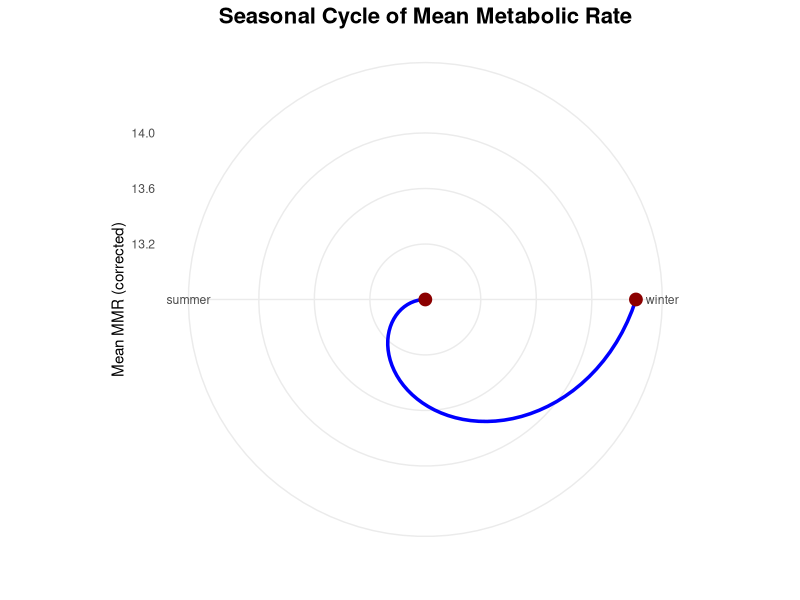
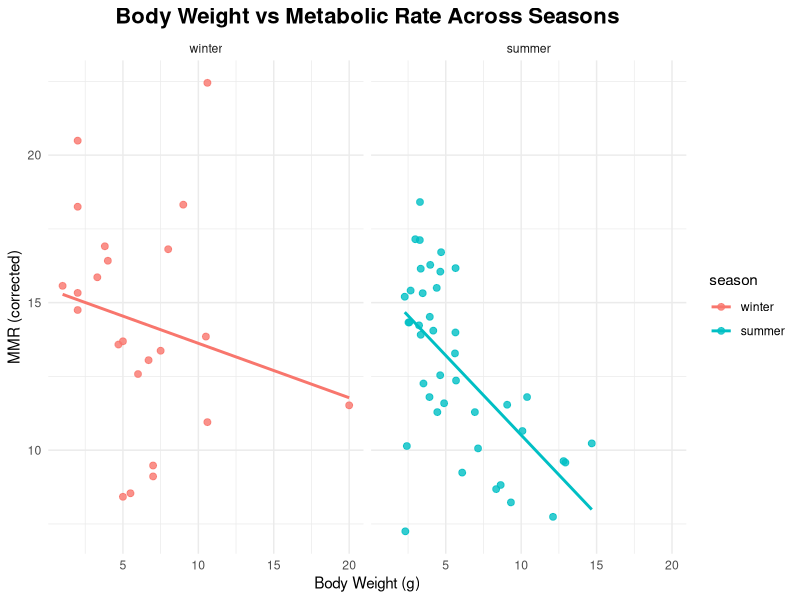
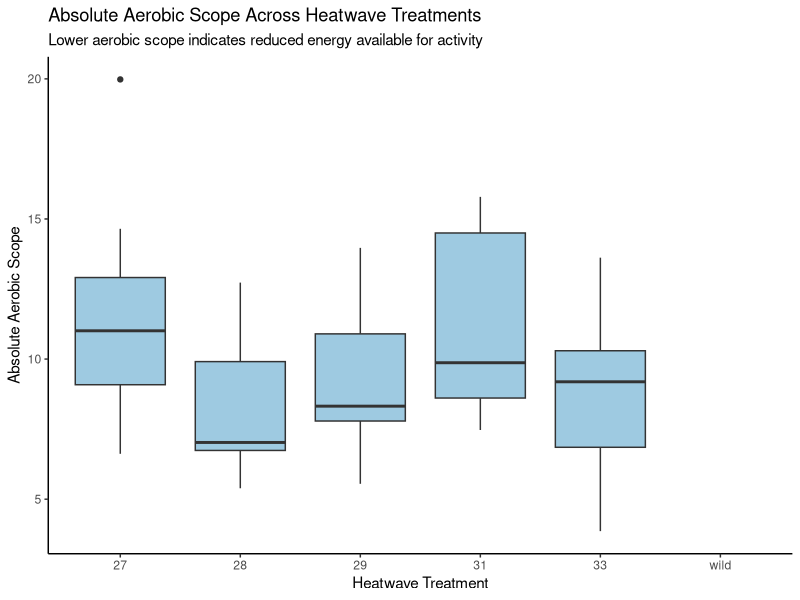
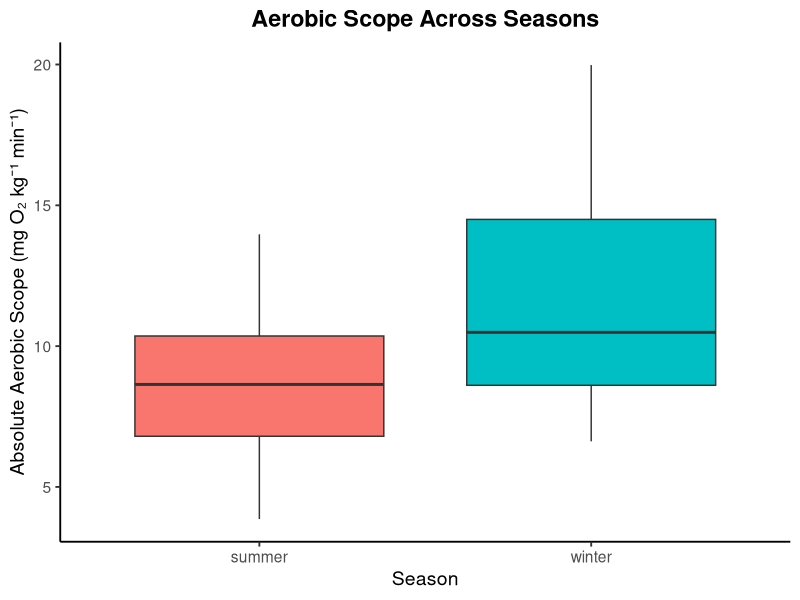
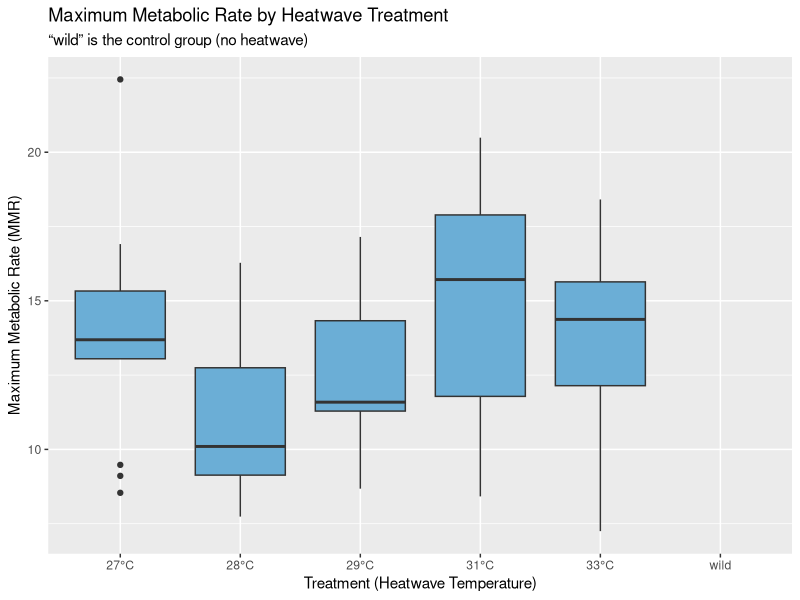
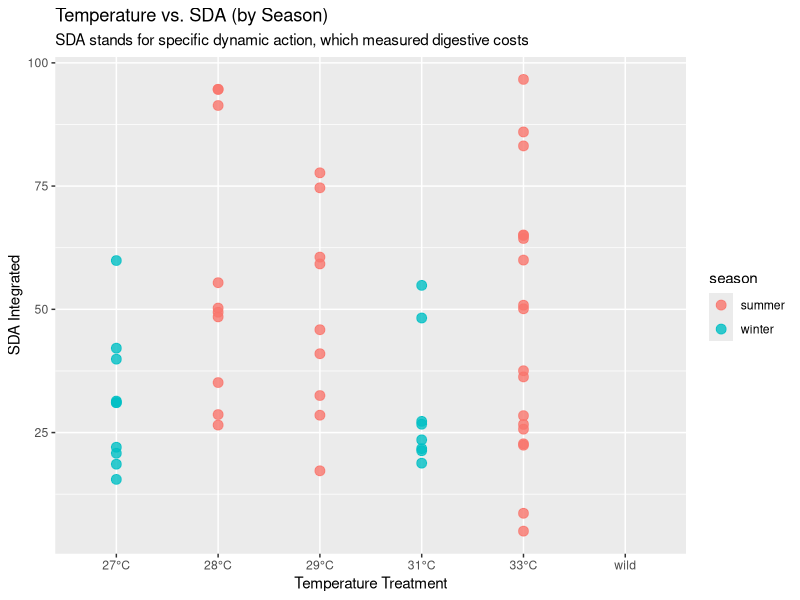

Write R code to recreate these figures, in order.
## ---- chunk 1
library(tidyverse)
library(broom)
library(viridisLite)
library(ggplot2)
## ---- chunk 2
heatwaves_coral_fish <- read_csv("../data/VanWert_etal_2023_hawkfish.csv")
glimpse(heatwaves_coral_fish)
## ---- chunk 3
heatwaves_coral_fish_clean <- heatwaves_coral_fish |>
  rename(wet_mass = bw_g,
         total_length = tl_cm,
         standard_length = sl_cm,
         max_metabolic_rate = mmr_corrected,
         standard_metabolic_rate = smr_low10_all,
         absolute_aerobic_scope = aas_corrected,
         factorial_aerobic_scope = fas,
         SDA_coeff = sda_coeff,
         temp_of_arrhythmia = tarr,
         peak_max_heart_rate = fhmax_peak,
         temp_at_max_heart_rate = tpeak)
## ---- chunk 4

heatwave_vs_mmr <- heatwaves_coral_fish_clean |>
  ggplot(aes(x = treatment_new, y = max_metabolic_rate)) +
  geom_boxplot(fill = "#6BAED6") +
  scale_x_discrete(labels = function(x) ifelse(x == "wild", "wild", paste0(x, "°C"))) +
  labs(
    title = "Maximum Metabolic Rate by Heatwave Treatment",
    subtitle = "“wild” is the control group (no heatwave)",
    x = "Treatment (Heatwave Temperature)",
    y = "Maximum Metabolic Rate (MMR)"
  )

# Save the plot
ggsave("fig_heatwave_boxplot.png", heatwave_vs_mmr, width = 7, height = 5)

## ---- chunk 5

temp_energy_season <- heatwaves_coral_fish_clean |>
  ggplot(aes(x = treatment_new, y = SDA_integrated, color = season)) +
  geom_point(alpha = 0.8, size = 3) +
  scale_x_discrete(labels = function(x) ifelse(x == "wild", "wild", paste0(x, "°C"))) +
  labs(
    title = "Temperature vs. SDA (by Season)",
    subtitle = "SDA stands for specific dynamic action, which measured digestive costs",
    x = "Temperature Treatment",
    y = "SDA Integrated"
  )

# Save the plot
ggsave("fig_temp_energy_season_scatterplot.png", temp_energy_season, width = 7, height = 5)
## ---- chunk 6

df <- read.csv("../data/VanWert_etal_2023_hawkfish.csv")
df$season <- factor(df$season, 
                    levels = c("winter", "spring", "summer", "fall"))


season_means <- df |>
  group_by(season) |>
  summarise(mean_mmr = mean(mmr_corrected, na.rm = TRUE))


ggplot(season_means, aes(x = season, y = mean_mmr, group = 1)) +
  geom_line(size = 1.2, color = "blue") +
  geom_point(size = 4, color = "darkred") +
  coord_polar() +
  theme_minimal() +
  labs(
    title = "Seasonal Cycle of Mean Metabolic Rate",
    x = "",
    y = "Mean MMR (corrected)"
  ) +
  theme(
    plot.title = element_text(size = 16, face = "bold", hjust = 0.5)
   
  )


## ---- chunk 7

df <- read.csv("../data/VanWert_etal_2023_hawkfish.csv")

df$season <- factor(df$season, 
                    levels = c("winter", "spring", "summer", "fall"))

ggplot(df, aes(x = bw_g, y = mmr_corrected, color = season)) +
  geom_point(alpha = 0.8, size = 2) +
  geom_smooth(method = "lm", se = FALSE) +
  facet_wrap(~ season, nrow = 1) +
  theme_minimal() +
  labs(
    title = "Body Weight vs Metabolic Rate Across Seasons",
    x = "Body Weight (g)",
    y = "MMR (corrected)"
  ) +
  theme(
    plot.title = element_text(size = 16, face = "bold", hjust = 0.5)

  )

## ---- chunk 8
aerobic_scope_treatment <- heatwaves_coral_fish_clean |>
  ggplot(aes(x = treatment_new, y = absolute_aerobic_scope)) +
  geom_boxplot(fill = "#9ECAE1") +
  labs(
    title = "Absolute Aerobic Scope Across Heatwave Treatments",
    subtitle = "Lower aerobic scope indicates reduced energy available for activity",
    x = "Heatwave Treatment",
    y = "Absolute Aerobic Scope"
  ) +
  theme_classic()

# Display the plot
aerobic_scope_treatment
## ---- chunk 9
heatwaves_coral_fish |>
  ggplot(aes(x = season, y = aas_corrected, fill = season)) +
  geom_boxplot() +
  labs(
    title = "Aerobic Scope Across Seasons",
    x = "Season",
    y = "Absolute Aerobic Scope (mg O₂ kg⁻¹ min⁻¹)"
  ) +
  theme_classic(base_size = 14) +
  theme(
    legend.position = "none",
    plot.title = element_text(face = "bold", hjust = 0.5)
  )
## ---- chunk 10

## ---- chunk 11
